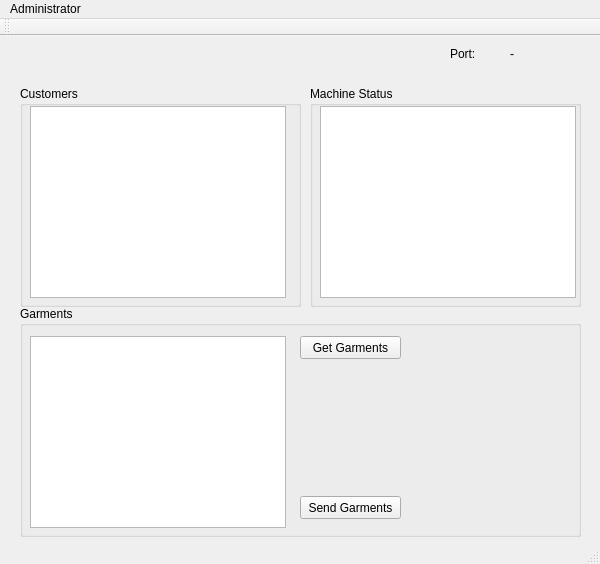
<?xml version="1.0" encoding="UTF-8"?>
<ui version="4.0">
 <class>SwashUIAdmin</class>
 <widget class="QMainWindow" name="SwashUIAdmin">
  <property name="geometry">
   <rect>
    <x>0</x>
    <y>0</y>
    <width>600</width>
    <height>564</height>
   </rect>
  </property>
  <property name="windowTitle">
   <string>SwashUIAdmin</string>
  </property>
  <widget class="QWidget" name="centralWidget">
   <widget class="QGroupBox" name="groupBox">
    <property name="geometry">
     <rect>
      <x>20</x>
      <y>270</y>
      <width>561</width>
      <height>231</height>
     </rect>
    </property>
    <property name="title">
     <string>Garments</string>
    </property>
    <widget class="QPushButton" name="btnDummyData">
     <property name="geometry">
      <rect>
       <x>280</x>
       <y>30</y>
       <width>101</width>
       <height>23</height>
      </rect>
     </property>
     <property name="text">
      <string>Get Garments</string>
     </property>
    </widget>
    <widget class="QPushButton" name="btnSendGarments">
     <property name="geometry">
      <rect>
       <x>280</x>
       <y>190</y>
       <width>101</width>
       <height>23</height>
      </rect>
     </property>
     <property name="text">
      <string>Send Garments</string>
     </property>
    </widget>
    <widget class="QListWidget" name="lwGarments">
     <property name="geometry">
      <rect>
       <x>10</x>
       <y>30</y>
       <width>256</width>
       <height>192</height>
      </rect>
     </property>
    </widget>
   </widget>
   <widget class="QGroupBox" name="groupBox_2">
    <property name="geometry">
     <rect>
      <x>310</x>
      <y>50</y>
      <width>271</width>
      <height>221</height>
     </rect>
    </property>
    <property name="title">
     <string>Machine Status</string>
    </property>
    <widget class="QListWidget" name="lwMachineStatus">
     <property name="geometry">
      <rect>
       <x>10</x>
       <y>20</y>
       <width>256</width>
       <height>192</height>
      </rect>
     </property>
    </widget>
   </widget>
   <widget class="QLabel" name="lbPort">
    <property name="geometry">
     <rect>
      <x>510</x>
      <y>10</y>
      <width>59</width>
      <height>15</height>
     </rect>
    </property>
    <property name="text">
     <string>-</string>
    </property>
   </widget>
   <widget class="QLabel" name="label">
    <property name="geometry">
     <rect>
      <x>450</x>
      <y>10</y>
      <width>59</width>
      <height>15</height>
     </rect>
    </property>
    <property name="text">
     <string>Port:</string>
    </property>
   </widget>
   <widget class="QGroupBox" name="groupBox_3">
    <property name="geometry">
     <rect>
      <x>20</x>
      <y>50</y>
      <width>281</width>
      <height>221</height>
     </rect>
    </property>
    <property name="title">
     <string>Customers</string>
    </property>
    <widget class="QListWidget" name="lwCustomer">
     <property name="geometry">
      <rect>
       <x>10</x>
       <y>20</y>
       <width>256</width>
       <height>192</height>
      </rect>
     </property>
    </widget>
   </widget>
  </widget>
  <widget class="QMenuBar" name="menuBar">
   <property name="geometry">
    <rect>
     <x>0</x>
     <y>0</y>
     <width>600</width>
     <height>20</height>
    </rect>
   </property>
   <widget class="QMenu" name="menuAdministrator">
    <property name="title">
     <string>Administrator</string>
    </property>
   </widget>
   <addaction name="menuAdministrator"/>
  </widget>
  <widget class="QToolBar" name="mainToolBar">
   <attribute name="toolBarArea">
    <enum>TopToolBarArea</enum>
   </attribute>
   <attribute name="toolBarBreak">
    <bool>false</bool>
   </attribute>
  </widget>
  <widget class="QStatusBar" name="statusBar"/>
 </widget>
 <layoutdefault spacing="6" margin="11"/>
 <resources/>
 <connections/>
</ui>
